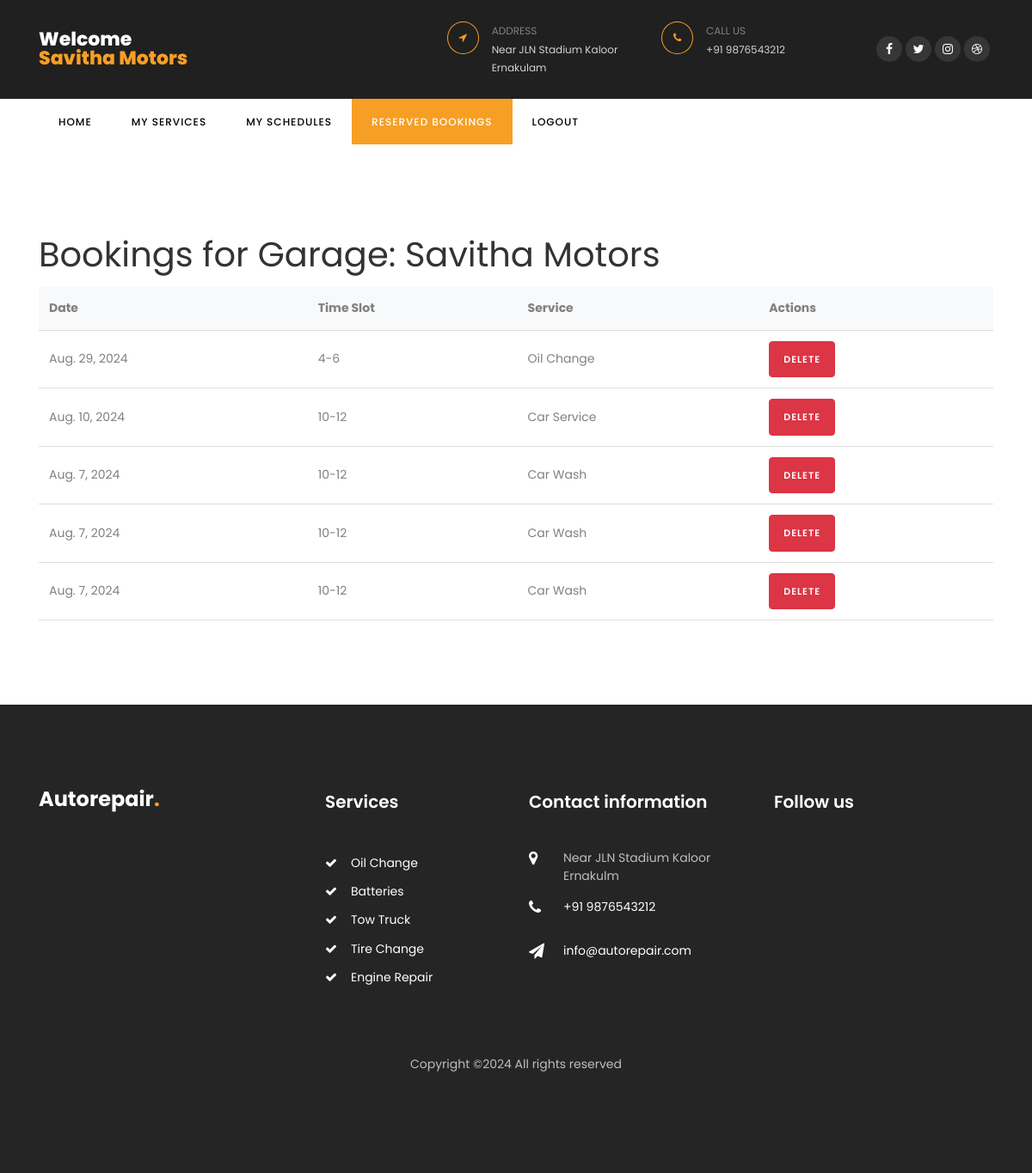
The page /reserved_bookings/9/ (signed in) on the database as committed earlier.
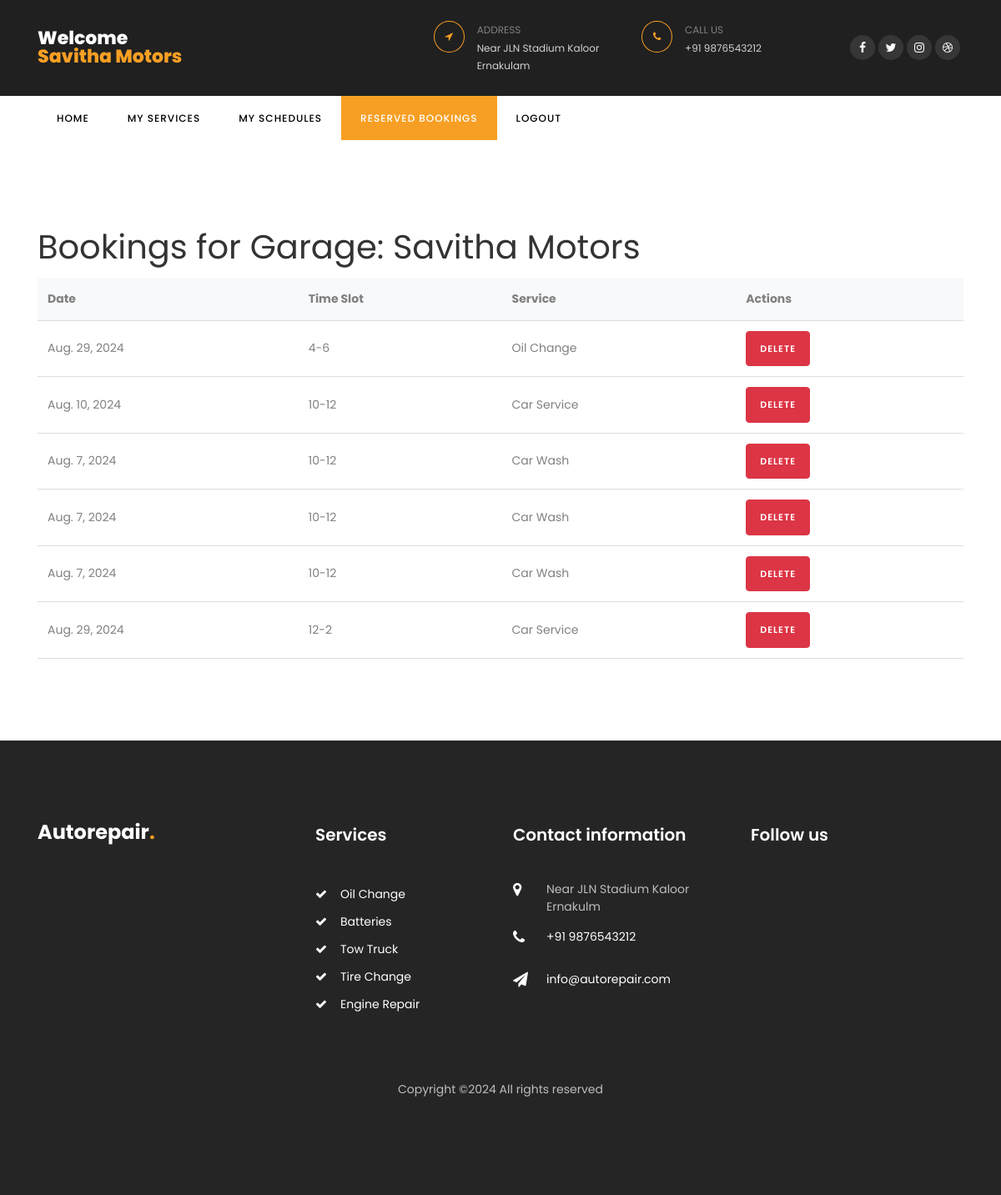
The same page on the database as committed later.
### car/models.py (models this page shows, shortened)
class Booking(models.Model):
    garage_id = models.IntegerField()  # Assuming you store garage as an integer reference
    date = models.DateField()
    slot = models.CharField(max_length=30)
    service = models.ForeignKey(GarageService, on_delete=models.CASCADE)

class GarageService(models.Model):
    garage = models.ForeignKey(Garage, on_delete=models.CASCADE, related_name='services')
    service_name = models.CharField(max_length=255)
    price = models.DecimalField(max_digits=10, decimal_places=2)
    max_per_slot = models.PositiveIntegerField()

### car/views.py (the view)
# urls.py: path('reserved_bookings/<int:garage_id>/', views.reserved_bookings, name='reserved_bookings'),
@login_required
def reserved_bookings(request, garage_id):
    garage = get_object_or_404(Garage, id=garage_id)
    bookings = Booking.objects.filter(garage_id=garage_id)
    context = {
        'bookings': bookings,
        'garage': garage,
    }
    return render(request, 'reserved_bookings.html', context)

### templates/reserved_bookings.html (shortened to what the changed rows need)
{% load static %}
<!DOCTYPE html>
<html lang="en">
  <head>
    <link rel="stylesheet" href="https://stackpath.bootstrapcdn.com/font-awesome/4.7.0/css/font-awesome.min.css">
    <link rel="stylesheet" href="{% static 'css/animate.css' %}">
    <link rel="stylesheet" href="{% static 'css/owl.carousel.min.css' %}">
    <link rel="stylesheet" href="{% static 'css/owl.theme.default.min.css' %}">
    <link rel="stylesheet" href="{% static 'css/magnific-popup.css' %}">
    <link rel="stylesheet" href="{% static 'css/bootstrap-datepicker.css' %}">
    <link rel="stylesheet" href="{% static 'css/jquery.timepicker.css' %}">
    <link rel="stylesheet" href="{% static 'css/flaticon.css' %}">
    <link rel="stylesheet" href="{% static 'css/style.css' %}">
  </head>
  <body>
    <section class="ftco-section">
        <div class="container">
          <h1>Bookings for Garage: {{ user.username }}</h1>
          <div class="table-container">
            <table>
              <thead>
                <tr>
                  <th>Date</th>
                  <th>Time Slot</th>
                  <th>Service</th>
                  <th>Actions</th>
                </tr>
              </thead>
              <tbody>
                {% for booking in bookings %}
                <tr>
                  <td>{{ booking.date }}</td>
                  <td>{{ booking.slot }}</td>
                  <td>{{ booking.service.service_name }}</td>
                  <td>
                    <form method="post" action="{% url 'delete_booking' booking.id %}" style="display:inline;">
                      <button type="submit" class="btn btn-danger" onclick="return confirm('Are you sure you want to delete this booking?');">Delete</button>
                    </form>
                  </td>
                </tr>
                {% empty %}
                <tr>
                  <td colspan="4">No bookings available</td>
                </tr>
                {% endfor %}
              </tbody>
            </table>
          </div>
        </div>
      </section>
    <footer class="footer ftco-section">
      <div class="container">
        <div class="row mb-5">
          <div class="col-md-6 col-lg">
            <div class="ftco-footer-widget mb-4">
              <h2 class="logo"><a href="/">Autorepair<span>.</span></a></h2>
            </div>
          </div>
          <div class="col-md-6 col-lg">
            <div class="ftco-footer-widget mb-4 ml-md-5">
              <h2 class="ftco-heading-2">Services</h2>
            </div>
          </div>
          <div class="col-md-6 col-lg">
            <div class="ftco-footer-widget mb-4">
            	<h2 class="ftco-heading-2">Contact information</h2>
            </div>
          </div>
          <div class="col-md-6 col-lg">
             <div class="ftco-footer-widget mb-4">
              <h2 class="ftco-heading-2">Follow us</h2>
            </div>
          </div>
        </div>
      </div>
    </footer>
  </body>
</html>

Rows that differ between the two databases and show on the page:
added Booking: date "Aug. 29, 2024", slot "12-2", service.service_name "Car Service"
